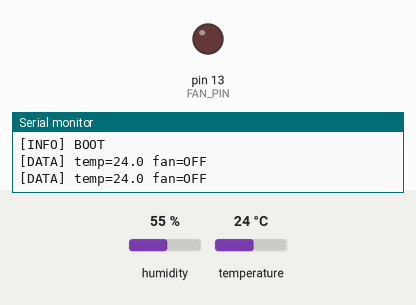
This program was run on a simulated Arduino Uno, built with avr-gcc and run on an emulated ATmega328P. Parts: output pins drawn as LEDs (lit = HIGH), the last lines printed to the serial monitor. The inputs (shaded band) are chosen by the test bench; at power-on: temperature 24 °C, humidity 55 %.

Above: at 4.8 s.
4.9 s: temperature set to 29.3 °C
7.9 s: temperature set to 30.9 °C
At 9.1 s:
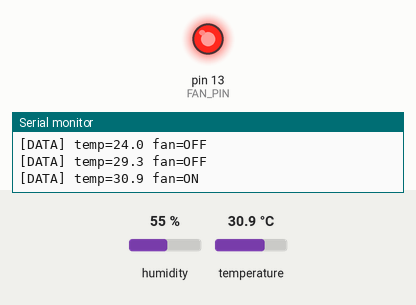
10.9 s: temperature set to 12 °C
At 12.6 s:
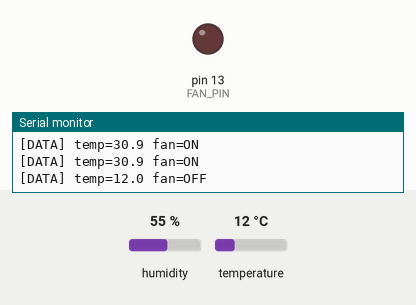
13.9 s: temperature set to 33 °C
At 14.3 s:
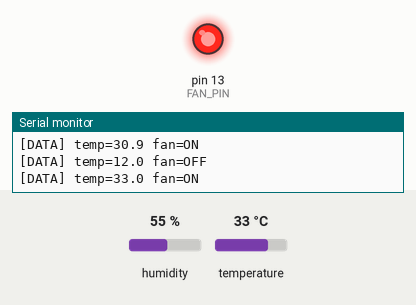
Timing chart, 0 to 16.9 s (numbered marks = the images above; inputs shaded):
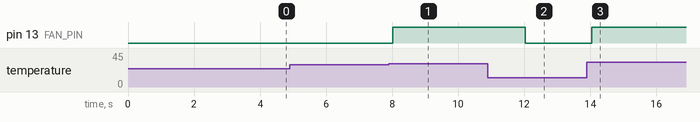

Measured:
- the behaviour switches between 30 and 30.1 °C on temperature (found by bisection; images 0 and 1)
- after the input at 7.9 s, pin 13 (FAN_PIN): LOW → HIGH after 0.12 s
- after the input at 10.9 s, pin 13 (FAN_PIN): HIGH → LOW after 1.1 s
- after the input at 13.9 s, pin 13 (FAN_PIN): LOW → HIGH after 0.14 s

The program:

main.cpp
```cpp
/*
 * FAN CONTROLLER FIRMWARE
 *
 * SPECIFICATION
 *  R1: Fan is ON when temperature >= 30.0 C.
 *  R2: Once ON, the fan turns OFF only when temperature <= 28.0 C (2 C hysteresis).
 *  R3: Fan is OFF at boot and stays OFF while temperature is below 30.0 C.
 *  R4: Temperature >= 60.0 C prints "[ALARM] OVERHEAT" and the fan is ON.
 *  R5: If the sensor read fails, print "[ERROR] SENSOR_FAIL" and turn the fan ON (fail-safe).
 *  R6: When the sensor recovers, print "[INFO] SENSOR_OK" and resume normal control.
 *
 * SERIAL OUTPUT (9600 baud)
 *  Boot:        [INFO] BOOT
 *  Every 2 s:   [DATA] temp=<x.x> fan=<ON|OFF>
 *
 * HARDWARE
 *  DHT22 data on pin 2, fan (LED) on pin 13.
 */
#include <Arduino.h>
#include <DHT.h>

#define DHTPIN 2
#define DHTTYPE DHT22
#define FAN_PIN 13

DHT dht(DHTPIN, DHTTYPE);
bool fanOn = false;

void setup() {
  Serial.begin(9600);
  pinMode(FAN_PIN, OUTPUT);
  digitalWrite(FAN_PIN, LOW);
  dht.begin();
  Serial.println("[INFO] BOOT");
}

void loop() {
  delay(2000);
  float t = dht.readTemperature();

  if (t >= 60.0) {
    Serial.println("[ALARM] OVERHEAT");
    fanOn = true;
  } else if (t > 30.0) {
    fanOn = true;
  } else if (t < 30.0) {
    fanOn = false;
  }

  digitalWrite(FAN_PIN, fanOn ? HIGH : LOW);
  Serial.print("[DATA] temp=");
  Serial.print(t, 1);
  Serial.print(" fan=");
  Serial.println(fanOn ? "ON" : "OFF");
}
```
